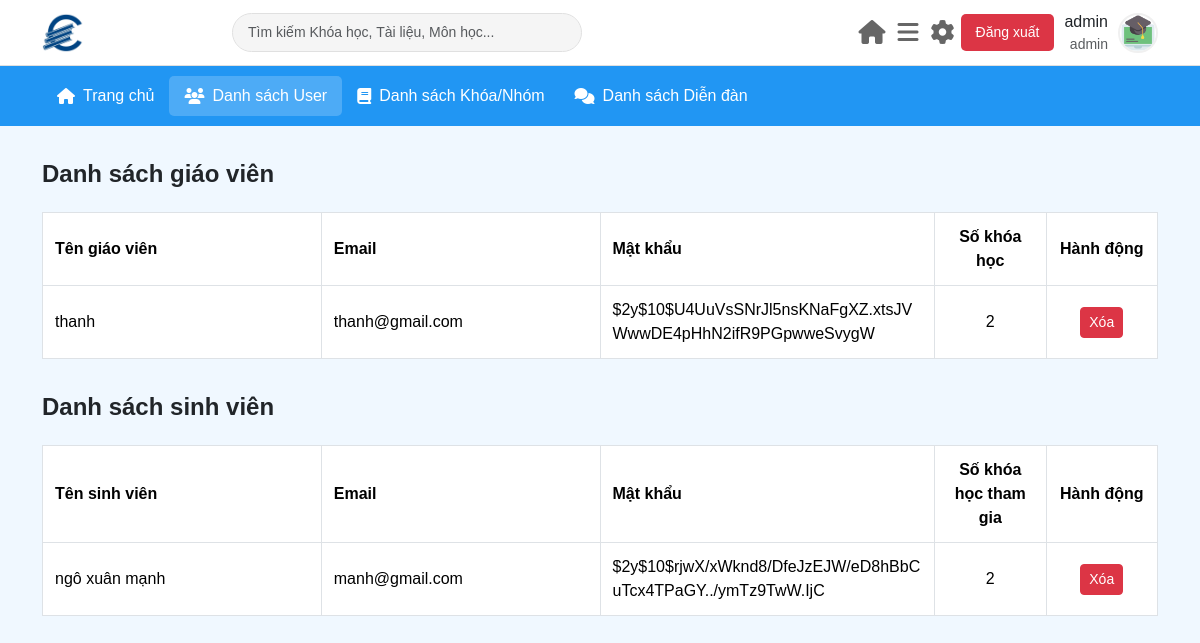
/admin/index.php?section=user (signed in), run on the app's committed database.
### tables this page shows
CREATE TABLE `users` (
  `id` int(11) NOT NULL,
  `username` varchar(50) NOT NULL,
  `password` varchar(255) NOT NULL,
  `email` varchar(100) NOT NULL,
  `full_name` varchar(100) NOT NULL,
  `role` enum('admin','teacher','student') NOT NULL,
  `avatar` varchar(255) DEFAULT NULL,
  `remember_token` varchar(100) DEFAULT NULL,
  `last_active` datetime DEFAULT NULL,
  `created_at` timestamp NOT NULL DEFAULT current_timestamp(),
  `updated_at` timestamp NOT NULL DEFAULT current_timestamp() ON UPDATE current_timestamp(),
  `profile_picture` varchar(255) DEFAULT NULL
);

### includes/auth_functions.php (called while the page is built, shortened)
<?php
function isLoggedIn() {
    return isset($_SESSION['user_id']) || (isset($_COOKIE['user_id']) && isset($_COOKIE['role']));
}
function getCurrentUser() {
    $conn = getDBConnection();
    if (isLoggedIn()) {
        $user_id = isset($_SESSION['user_id']) ? $_SESSION['user_id'] : $_COOKIE['user_id'];
        $stmt = $conn->prepare("SELECT * FROM users WHERE id = ?");
        $stmt->execute([$user_id]);
        $user = $stmt->fetch(PDO::FETCH_ASSOC);
        return $user;
    }
    return null;
}

### admin/user.php (the view, shortened to what this page needs)
<?php
require_once dirname(__DIR__, 1) . '/includes/auth_functions.php';
$conn = getDBConnection();
$teachersStmt = $conn->prepare("
    SELECT u.*, COUNT(c.id) as course_count
    FROM users u
    LEFT JOIN courses c ON u.id = c.teacher_id
    WHERE u.role = 'teacher'
    GROUP BY u.id
");
$teachersStmt->execute();
$teachers = $teachersStmt->fetchAll(PDO::FETCH_ASSOC);
$studentsStmt = $conn->prepare("
    SELECT u.*, COUNT(ce.course_id) as course_count
    FROM users u
    LEFT JOIN course_enrollments ce ON u.id = ce.student_id
    WHERE u.role = 'student'
    GROUP BY u.id
");
$studentsStmt->execute();
$students = $studentsStmt->fetchAll(PDO::FETCH_ASSOC);
?>
<div class="section-title">Danh sách giáo viên</div>
<table class="table table-bordered user-table">
    <thead>
        <tr>
            <th>Tên giáo viên</th>
            <th>Email</th>
            <th>Mật khẩu</th>
            <th>Số khóa học</th>
            <th>Hành động</th>
        </tr>
    </thead>
    <tbody>
        <?php if (!empty($teachers)): ?>
            <?php foreach ($teachers as $teacher): ?>
                <tr>
                    <td><?php echo htmlspecialchars($teacher['full_name']); ?></td>
                    <td><?php echo htmlspecialchars($teacher['email']); ?></td>
                    <td><?php echo htmlspecialchars($teacher['password']); ?></td>
                    <td><?php echo $teacher['course_count']; ?></td>
                    <td>
                        <form method="POST" style="display:inline;" onsubmit="return confirm('Bạn có chắc muốn xóa giáo viên này?');">
                            <button type="submit" class="btn btn-danger btn-sm">Xóa</button>
                        </form>
                    </td>
                </tr>
            <?php endforeach; ?>
        <?php else: ?>
            <tr>
                <td colspan="5" class="text-center">Không có giáo viên nào.</td>
            </tr>
        <?php endif; ?>
    </tbody>
</table>
<div class="section-title">Danh sách sinh viên</div>
<table class="table table-bordered user-table">
    <thead>
        <tr>
            <th>Tên sinh viên</th>
            <th>Email</th>
            <th>Mật khẩu</th>
            <th>Số khóa học tham gia</th>
            <th>Hành động</th>
        </tr>
    </thead>
    <tbody>
        <?php if (!empty($students)): ?>
            <?php foreach ($students as $student): ?>
                <tr>
                    <td><?php echo htmlspecialchars($student['full_name']); ?></td>
                    <td><?php echo htmlspecialchars($student['email']); ?></td>
                    <td><?php echo htmlspecialchars($student['password']); ?></td>
                    <td><?php echo $student['course_count']; ?></td>
                    <td>
                        <form method="POST" style="display:inline;" onsubmit="return confirm('Bạn có chắc muốn xóa sinh viên này?');">
                            <button type="submit" class="btn btn-danger btn-sm">Xóa</button>
                        </form>
                    </td>
                </tr>
            <?php endforeach; ?>
        <?php else: ?>
            <tr>
                <td colspan="5" class="text-center">Không có sinh viên nào.</td>
            </tr>
        <?php endif; ?>
    </tbody>
</table>

### admin/index.php (shortened to what this page needs)
<?php
require_once dirname(__DIR__, 1) . '/includes/auth_functions.php';
$user = getCurrentUser();
$errors = [];
$success = false;
$section = $_GET['section'] ?? 'dashboard';
?>
<!DOCTYPE html>
<html lang="en">
<head>
    <link rel="stylesheet" href="<?php echo BASE_URL; ?>assets/css/bootstrap.min.css">
</head>
<body>
    <div class="top-bar">
        <div class="container">
            <div class="row align-items-center">
                <div class="col-md-2">
                    <a href="<?php echo BASE_URL; ?>admin/index.php">
                        <img src="<?php echo BASE_URL; ?>assets/images/logo.png" alt="EPU Logo" class="logo">
                    </a>
                </div>
                <div class="col-md-5">
                    <input type="text" class="form-control search-bar" placeholder="Tìm kiếm Khóa học, Tài liệu, Môn học...">
                </div>
                <div class="col-md-5 d-flex justify-content-end align-items-center">
                    <button class="icon-button mr-3">
                        <i class="fas fa-home"></i>
                    </button>
                    <button class="icon-button mr-3">
                        <i class="fas fa-bars"></i>
                    </button>
                    <button class="icon-button mr-3">
                        <i class="fas fa-cog"></i>
                    </button>
                    <form method="POST" style="display:inline;">
                        <button type="submit" class="logout-btn">Đăng xuất</button>
                    </form>
                    <div class="user-info">
                        <div class="d-flex flex-column align-items-end mr-2">
                            <span><?php echo htmlspecialchars($user['username'] ?? 'admin1'); ?></span>
                            <small class="text-muted">admin</small>
                        </div>
                        <img src="<?php echo $user['avatar'] ? BASE_URL . $user['avatar'] : BASE_URL . 'assets/images/avatar.png'; ?>" alt="User Avatar" class="user-avatar">
                    </div>
                </div>
            </div>
        </div>
    </div>
    <div class="menu-tabs">
        <div class="container">
            <ul class="nav">
                <li class="nav-item">
                    <a class="nav-link <?php echo $section === 'dashboard' ? 'active' : ''; ?>" href="<?php echo BASE_URL; ?>admin/index.php?section=dashboard">
                        <i class="fas fa-home"></i> Trang chủ
                    </a>
                </li>
                <li class="nav-item">
                    <a class="nav-link <?php echo $section === 'user' ? 'active' : ''; ?>" href="<?php echo BASE_URL; ?>admin/index.php?section=user">
                        <i class="fas fa-users"></i> Danh sách User
                    </a>
                </li>
                <li class="nav-item">
                    <a class="nav-link <?php echo $section === 'list' ? 'active' : ''; ?>" href="<?php echo BASE_URL; ?>admin/index.php?section=list">
                        <i class="fas fa-book"></i> Danh sách Khóa/Nhóm
                    </a>
                </li>
                <li class="nav-item">
                    <a class="nav-link <?php echo $section === 'forums' ? 'active' : ''; ?>" href="<?php echo BASE_URL; ?>admin/index.php?section=forums">
                        <i class="fas fa-comments"></i> Danh sách Diễn đàn
                    </a>
                </li>
            </ul>
        </div>
    </div>
    <div class="container mt-4">
        <?php
        if ($section === 'dashboard') {
            ?>
            <div class="row">
                <div class="col-md-3">
                    <div class="dashboard-card">
                        <img src="https://img.icons8.com/color/64/000000/user.png" alt="Sinh viên">
                        <p>Tổng số sinh viên</p>
                        <div class="number students"><?php echo $totalStudents; ?></div>
                    </div>
                </div>
                <div class="col-md-3">
                    <div class="dashboard-card">
                        <img src="https://img.icons8.com/color/64/000000/books.png" alt="Khóa học">
                        <p>Tổng số khóa học</p>
                        <div class="number courses"><?php echo $totalCourses; ?></div>
                    </div>
                </div>
                <div class="col-md-3">
                    <div class="dashboard-card">
                        <img src="https://img.icons8.com/color/64/000000/teacher.png" alt="Giáo viên">
                        <p>Tổng số giáo viên</p>
                        <div class="number teachers"><?php echo $totalTeachers; ?></div>
                    </div>
                </div>
                <div class="col-md-3">
                    <div class="dashboard-card">
                        <img src="https://img.icons8.com/color/64/000000/graduation-cap.png" alt="Nhóm học">
                        <p>Số nhóm học</p>
                        <div class="number groups"><?php echo $totalGroups; ?></div>
                    </div>
                </div>
            </div>
            <?php if ($success): ?>
                <div class="alert alert-success"><?php echo $successMessage ?? "Thao tác thành công!"; ?></div>
            <?php endif; ?>
            <?php if (!empty($errors)): ?>
                <div class="alert alert-danger">
                    <ul>
                        <?php foreach ($errors as $error): ?>
                            <li><?php echo htmlspecialchars($error); ?></li>
                        <?php endforeach; ?>
                    </ul>
                </div>
            <?php endif; ?>
            <?php
        } elseif ($section === 'user') {
            include 'user.php';
        } elseif ($section === 'list') {
            include 'list.php';
        } elseif ($section === 'forums') {
            include 'forums.php';
        }
        ?>
    </div>
</body>
</html>

### admin/index.php (style rules this page uses)
body { background-color: #f0f8ff; font-family: Arial, sans-serif; }
.top-bar { background-color: white; padding: 10px 0; border-bottom: 1px solid #e0e0e0; }
.logo { height: 40px; }
.search-bar { width: 350px; border-radius: 20px; padding: 8px 15px; border: 1px solid #e0e0e0; font-size: 14px; background-color: #f5f5f5; }
.user-info { display: flex; align-items: center; }
.user-avatar { width: 40px; height: 40px; border-radius: 50%; margin-left: 10px; border: 2px solid #f0f0f0; }
.menu-tabs { background-color: #2196f3; color: white; padding: 10px 0; }
.menu-tabs .nav-link { color: white; padding: 8px 15px; font-weight: 500; display: flex; align-items: center; }
.menu-tabs .nav-link i { margin-right: 8px; }
.menu-tabs .nav-link.active { background-color: rgba(255, 255, 255, 0.2); border-radius: 5px; }
.icon-button { background: none; border: none; font-size: 24px; color: #666; cursor: pointer; }
.logout-btn { background-color: #dc3545; color: white; border: none; padding: 8px 15px; border-radius: 5px; font-size: 14px; cursor: pointer; margin-right: 10px; }

### admin/user.php (style rules this page uses)
.section-title { font-size: 24px; font-weight: bold; margin-bottom: 20px; margin-top: 30px; }
.table th, .table td { vertical-align: middle; }
.user-table { table-layout: fixed; width: 100%; }
.user-table th, .user-table td { padding: 12px; text-align: left; }
.user-table th:nth-child(1), .user-table td:nth-child(1) { width: 25%; }
.user-table th:nth-child(2), .user-table td:nth-child(2) { width: 25%; }
.user-table th:nth-child(3), .user-table td:nth-child(3) { width: 30%; overflow-wrap: break-word; white-space: normal; }
.user-table th:nth-child(4), .user-table td:nth-child(4) { width: 10%; text-align: center; }
.user-table th:nth-child(5), .user-table td:nth-child(5) { width: 10%; text-align: center; }

### data on the page
users: username "admin"
users: full_name "thanh", email "thanh@gmail.com", password "$2y$10$U4UuVsSNrJl5nsKNaFgXZ.xtsJVWwwDE4pHhN2ifR9PGpwweSvygW", course_count "2"
users: full_name "ngô xuân mạnh", email "manh@gmail.com", password "$2y$10$rjwX/xWknd8/DfeJzEJW/eD8hBbCuTcx4TPaGY../ymTz9TwW.IjC", course_count "2"
